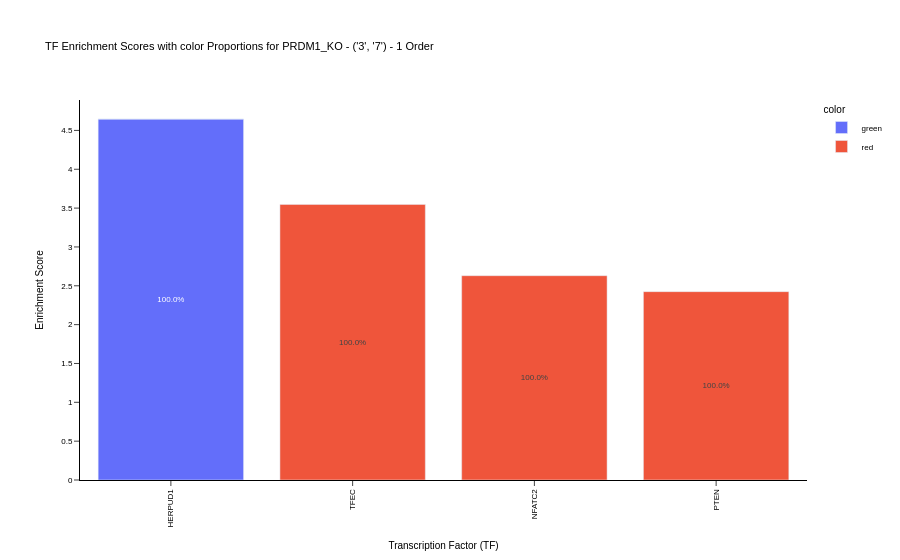

Source (notebook cell):
### Code cell
import plotly.express as px
import pandas as pd

# Compute color proportions per TF
slide_lf_enriched['color'] = slide_lf_enriched['target'].apply(lambda gene: 'red' if gene in positive_corr_names else ('green' if gene in negative_corr_names else 'gray'))
color_histcounts = slide_lf_enriched.groupby('source')['color'].value_counts(normalize=True).unstack(fill_value=0)

# Initialize score map
tf_name_score = {key: None for key in color_histcounts.index.values}

# Fill score map
for entry in cc_dict[cluster_fusion][ord_tf]:
    tf, cond, score_val = entry[0][0], entry[1], entry[2][0]
    if tf in tf_name_score and cond == (1,):
        tf_name_score[tf] = score_val

# Filter and sort by score
sorted_data = sorted(
    [(v, k) for k, v in tf_name_score.items() if v is not None],
    reverse=True,
    key=lambda x: x[0]
)
if not sorted_data:
    raise ValueError("No valid TF scores found for plotting.")

score, tf_name = zip(*sorted_data)
score_series = pd.Series(score, index=tf_name, name='score')

# Subset color proportions in sorted TF order
color_proportions = color_histcounts.loc[list(tf_name)]

# Save original proportions for annotation
original_props = color_proportions.copy()

# Scale each color proportion by the score (so bar height = score)
scaled = color_proportions.mul(score_series, axis=0).reset_index()
scaled = scaled.rename(columns={'index': 'source'})

# Melt both DataFrames
melted_scaled = scaled.melt(id_vars='source', var_name='color', value_name='height')
melted_props = original_props.reset_index().melt(id_vars='source', var_name='color', value_name='proportion')

# Merge both for text labels
plot_df = melted_scaled.merge(melted_props, on=['source', 'color'])

# Format the text as percentages
plot_df['text'] = (plot_df['proportion'] * 100).round(1).astype(str) + '%'

# Plot
fig = px.bar(
    plot_df,
    x='source',
    y='height',
    color='color',
    text='text',  # <- Add text here
    labels={'height': 'Score-scaled Proportion', 'source': 'TF'},
    title=f'TF Enrichment Scores with color Proportions for {experiment} - {cluster_fusion} - {ord_tf} Order'
)

# Improve text visibility inside bars
fig.update_traces(textposition='inside', insidetextanchor='middle')

# Layout tweaks
fig.update_layout(
    xaxis_title='Transcription Factor (TF)',
    yaxis_title='Enrichment Score',
    xaxis_tickangle=-90,
    font=dict(family="Arial", size=8, color="black"),
    plot_bgcolor="rgba(0,0,0,0)",
    paper_bgcolor="white",
    xaxis=dict(showgrid=False, showline=True, linecolor='black', ticks='outside'),
    yaxis=dict(showgrid=False, showline=True, linecolor='black', ticks='outside')
)

fig.show()
fig.write_image(f"{out_path}/figures/TF_Enrichment_Scores_with_color_Proportions_{ord_tf}_TFs_{cluster_fusion}_{experiment}.svg", format='svg')

### Figure 1 — Plotly figure (JSON) as saved in the notebook; plotly's stock layout.template omitted (floating-point values rounded to 4 significant figures)
{"data": [{"alignmentgroup": "True", "hovertemplate": "color=green<br>TF=%{x}<br>Score-scaled Proportion=%{y}<br>text=%{text}<extra></extra>", "insidetextanchor": "middle", "legendgroup": "green", "marker": {"color": "#636efa", "pattern": {"shape": ""}}, "name": "green", "offsetgroup": "green", "orientation": "v", "showlegend": true, "text": ["100.0%", "0.0%", "0.0%", "0.0%"], "textposition": "inside", "type": "bar", "x": ["HERPUD1", "TFEC", "NFATC2", "PTEN"], "xaxis": "x", "y": [4.647, 0, 0, 0], "yaxis": "y"}, {"alignmentgroup": "True", "hovertemplate": "color=red<br>TF=%{x}<br>Score-scaled Proportion=%{y}<br>text=%{text}<extra></extra>", "insidetextanchor": "middle", "legendgroup": "red", "marker": {"color": "#EF553B", "pattern": {"shape": ""}}, "name": "red", "offsetgroup": "red", "orientation": "v", "showlegend": true, "text": ["0.0%", "100.0%", "100.0%", "100.0%"], "textposition": "inside", "type": "bar", "x": ["HERPUD1", "TFEC", "NFATC2", "PTEN"], "xaxis": "x", "y": [0, 3.547, 2.63, 2.425], "yaxis": "y"}], "layout": {"barmode": "relative", "font": {"color": "black", "family": "Arial", "size": 8}, "legend": {"title": {"text": "color"}, "tracegroupgap": 0}, "paper_bgcolor": "white", "plot_bgcolor": "rgba(0,0,0,0)", "title": {"text": "TF Enrichment Scores with color Proportions for PRDM1_KO - ('3', '7') - 1 Order"}, "xaxis": {"anchor": "y", "domain": [0, 1], "linecolor": "black", "showgrid": false, "showline": true, "tickangle": -90, "ticks": "outside", "title": {"text": "Transcription Factor (TF)"}}, "yaxis": {"anchor": "x", "domain": [0, 1], "linecolor": "black", "showgrid": false, "showline": true, "ticks": "outside", "title": {"text": "Enrichment Score"}}}}
